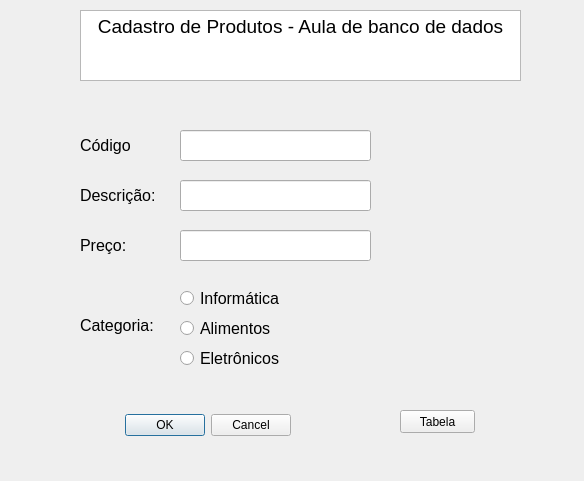
<?xml version="1.0" encoding="UTF-8"?>
<ui version="4.0">
 <class>Dialog</class>
 <widget class="QDialog" name="Dialog">
  <property name="geometry">
   <rect>
    <x>0</x>
    <y>0</y>
    <width>584</width>
    <height>481</height>
   </rect>
  </property>
  <property name="windowTitle">
   <string>Dialog</string>
  </property>
  <widget class="QDialogButtonBox" name="buttonBox">
   <property name="geometry">
    <rect>
     <x>-80</x>
     <y>400</y>
     <width>371</width>
     <height>51</height>
    </rect>
   </property>
   <property name="orientation">
    <enum>Qt::Horizontal</enum>
   </property>
   <property name="standardButtons">
    <set>QDialogButtonBox::Cancel|QDialogButtonBox::Ok</set>
   </property>
  </widget>
  <widget class="QTextEdit" name="textEdit">
   <property name="geometry">
    <rect>
     <x>80</x>
     <y>10</y>
     <width>441</width>
     <height>71</height>
    </rect>
   </property>
   <property name="html">
    <string>&lt;!DOCTYPE HTML PUBLIC &quot;-//W3C//DTD HTML 4.0//EN&quot; &quot;http://www.w3.org/TR/REC-html40/strict.dtd&quot;&gt;
&lt;html&gt;&lt;head&gt;&lt;meta name=&quot;qrichtext&quot; content=&quot;1&quot; /&gt;&lt;style type=&quot;text/css&quot;&gt;
p, li { white-space: pre-wrap; }
&lt;/style&gt;&lt;/head&gt;&lt;body style=&quot; font-family:'MS Shell Dlg 2'; font-size:8.25pt; font-weight:400; font-style:normal;&quot;&gt;
&lt;p align=&quot;center&quot; style=&quot; margin-top:0px; margin-bottom:0px; margin-left:0px; margin-right:0px; -qt-block-indent:0; text-indent:0px;&quot;&gt;&lt;span style=&quot; font-size:14pt;&quot;&gt;Cadastro de Produtos - Aula de banco de dados&lt;/span&gt;&lt;/p&gt;
&lt;p align=&quot;center&quot; style=&quot;-qt-paragraph-type:empty; margin-top:0px; margin-bottom:0px; margin-left:0px; margin-right:0px; -qt-block-indent:0; text-indent:0px; font-size:14pt;&quot;&gt;&lt;br /&gt;&lt;/p&gt;&lt;/body&gt;&lt;/html&gt;</string>
   </property>
  </widget>
  <widget class="QLabel" name="label">
   <property name="geometry">
    <rect>
     <x>80</x>
     <y>130</y>
     <width>61</width>
     <height>31</height>
    </rect>
   </property>
   <property name="font">
    <font>
     <pointsize>12</pointsize>
    </font>
   </property>
   <property name="text">
    <string>Código</string>
   </property>
   <property name="scaledContents">
    <bool>false</bool>
   </property>
  </widget>
  <widget class="QLabel" name="label_2">
   <property name="geometry">
    <rect>
     <x>80</x>
     <y>180</y>
     <width>131</width>
     <height>31</height>
    </rect>
   </property>
   <property name="font">
    <font>
     <pointsize>12</pointsize>
    </font>
   </property>
   <property name="text">
    <string>Descrição:</string>
   </property>
   <property name="scaledContents">
    <bool>false</bool>
   </property>
  </widget>
  <widget class="QLabel" name="label_3">
   <property name="geometry">
    <rect>
     <x>80</x>
     <y>230</y>
     <width>121</width>
     <height>31</height>
    </rect>
   </property>
   <property name="font">
    <font>
     <pointsize>12</pointsize>
    </font>
   </property>
   <property name="text">
    <string>Preço:</string>
   </property>
   <property name="scaledContents">
    <bool>false</bool>
   </property>
  </widget>
  <widget class="QLineEdit" name="lineEdit">
   <property name="geometry">
    <rect>
     <x>180</x>
     <y>130</y>
     <width>191</width>
     <height>31</height>
    </rect>
   </property>
  </widget>
  <widget class="QLineEdit" name="lineEdit_2">
   <property name="geometry">
    <rect>
     <x>180</x>
     <y>180</y>
     <width>191</width>
     <height>31</height>
    </rect>
   </property>
  </widget>
  <widget class="QLineEdit" name="lineEdit_3">
   <property name="geometry">
    <rect>
     <x>180</x>
     <y>230</y>
     <width>191</width>
     <height>31</height>
    </rect>
   </property>
  </widget>
  <widget class="QLabel" name="label_4">
   <property name="geometry">
    <rect>
     <x>80</x>
     <y>310</y>
     <width>121</width>
     <height>31</height>
    </rect>
   </property>
   <property name="font">
    <font>
     <pointsize>12</pointsize>
    </font>
   </property>
   <property name="text">
    <string>Categoria:</string>
   </property>
   <property name="scaledContents">
    <bool>false</bool>
   </property>
  </widget>
  <widget class="QRadioButton" name="radioButton">
   <property name="geometry">
    <rect>
     <x>180</x>
     <y>290</y>
     <width>151</width>
     <height>17</height>
    </rect>
   </property>
   <property name="font">
    <font>
     <pointsize>12</pointsize>
    </font>
   </property>
   <property name="text">
    <string>Informática</string>
   </property>
  </widget>
  <widget class="QRadioButton" name="radioButton_2">
   <property name="geometry">
    <rect>
     <x>180</x>
     <y>320</y>
     <width>121</width>
     <height>17</height>
    </rect>
   </property>
   <property name="font">
    <font>
     <pointsize>12</pointsize>
    </font>
   </property>
   <property name="text">
    <string>Alimentos</string>
   </property>
  </widget>
  <widget class="QRadioButton" name="radioButton_3">
   <property name="geometry">
    <rect>
     <x>180</x>
     <y>350</y>
     <width>131</width>
     <height>17</height>
    </rect>
   </property>
   <property name="font">
    <font>
     <pointsize>12</pointsize>
    </font>
   </property>
   <property name="text">
    <string>Eletrônicos</string>
   </property>
  </widget>
  <widget class="QPushButton" name="pushButton">
   <property name="geometry">
    <rect>
     <x>400</x>
     <y>410</y>
     <width>75</width>
     <height>23</height>
    </rect>
   </property>
   <property name="text">
    <string>Tabela</string>
   </property>
  </widget>
 </widget>
 <resources/>
 <connections>
  <connection>
   <sender>buttonBox</sender>
   <signal>accepted()</signal>
   <receiver>Dialog</receiver>
   <slot>accept()</slot>
   <hints>
    <hint type="sourcelabel">
     <x>248</x>
     <y>254</y>
    </hint>
    <hint type="destinationlabel">
     <x>157</x>
     <y>274</y>
    </hint>
   </hints>
  </connection>
  <connection>
   <sender>buttonBox</sender>
   <signal>rejected()</signal>
   <receiver>Dialog</receiver>
   <slot>reject()</slot>
   <hints>
    <hint type="sourcelabel">
     <x>316</x>
     <y>260</y>
    </hint>
    <hint type="destinationlabel">
     <x>286</x>
     <y>274</y>
    </hint>
   </hints>
  </connection>
 </connections>
</ui>
